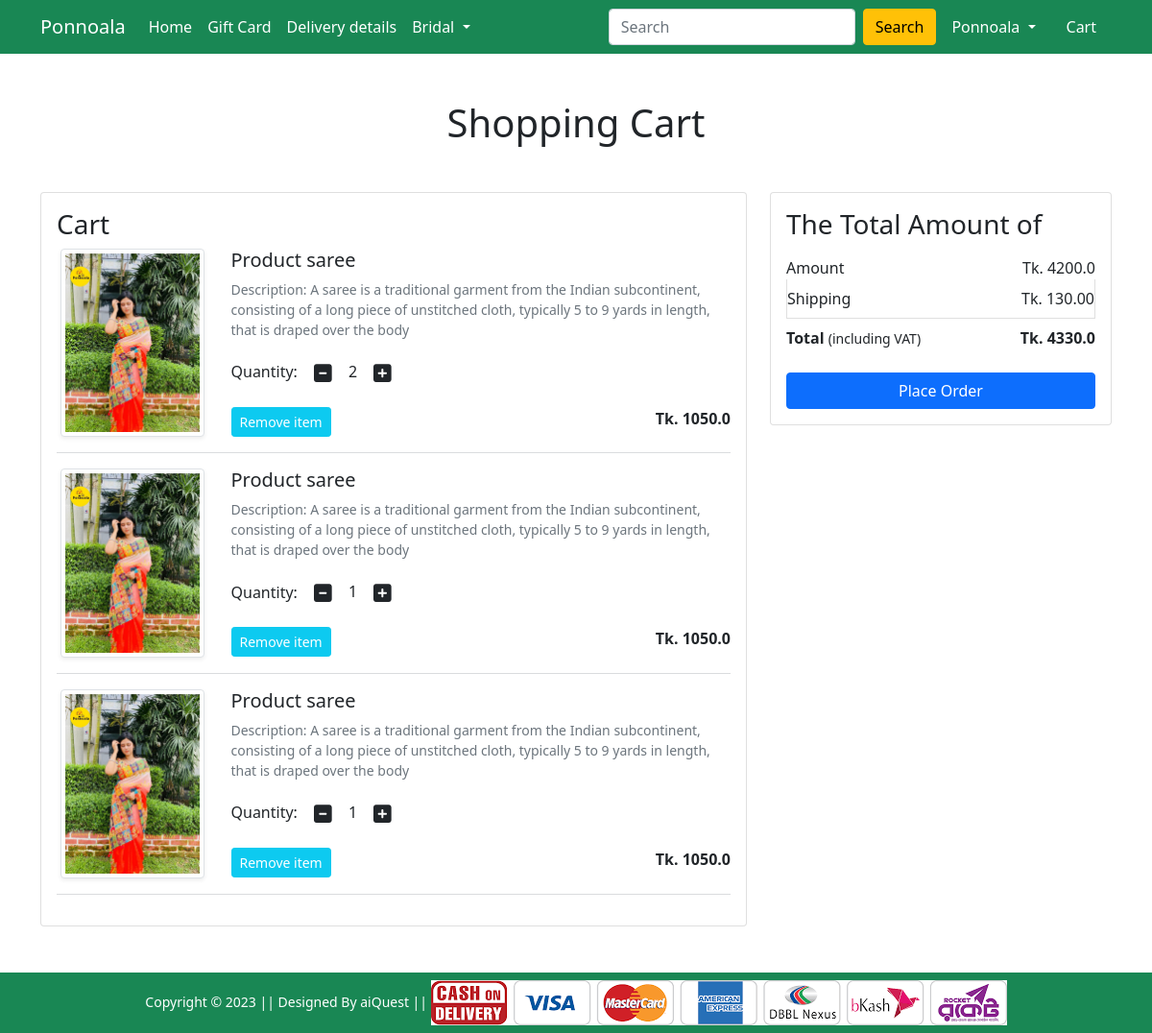
The page /cart/ (signed in) on the database as committed earlier.
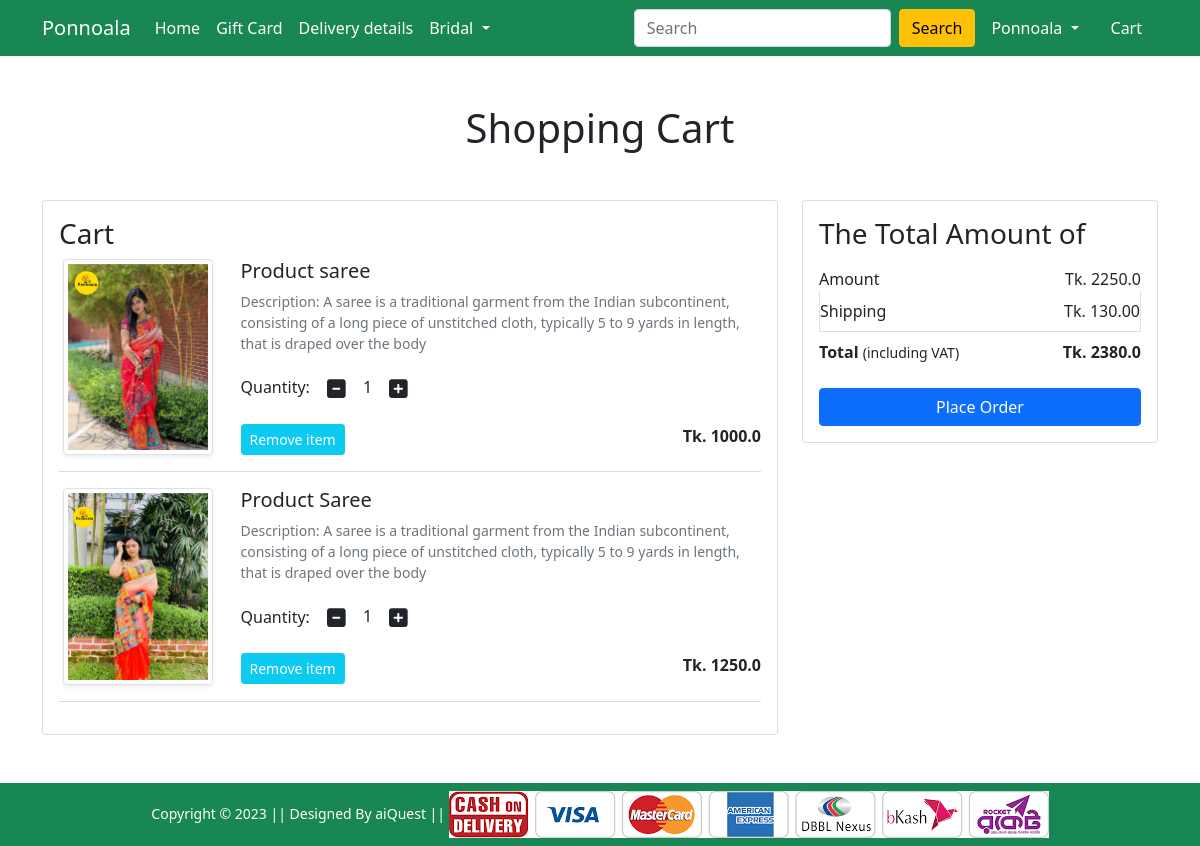
The same page on the database as committed later.
### Shop/models.py (models this page shows, shortened)
class Cart(models.Model):
    user = models.ForeignKey(User, on_delete=models.CASCADE)
    product = models.ForeignKey(Product, on_delete=models.CASCADE)
    quantity = models.PositiveIntegerField(default=1)

class Product(models.Model):
    title = models.CharField(max_length=100)
    selling_price = models.FloatField()
    discounted_price = models.FloatField()
    description = models.TextField()
    brand = models.CharField(max_length=100)
    category = models.CharField(choices=CATEGORY_CHOICES,max_length=2)
    product_image = models.ImageField(upload_to='productimg')

### Shop/views.py (the view)
# urls.py: path('cart/', views.show_cart, name='showcart'),
def show_cart(request):
 if request.user.is_authenticated:
  user=request.user
  cart=Cart.objects.filter(user=user)
  amount=0.0
  shipping_amount=130.0
  total_amount=0.0
  cart_product=[p for p in Cart.objects.all() if p.user==user]
  if cart_product:
   for p in cart_product:
    tempamount=(p.quantity * p.product.discounted_price)
    amount+=tempamount
   total_amount=amount+shipping_amount
  else:
    return render(request, 'Shop/emptycart.html')
  return render(request, 'Shop/addtocart.html',{'carts':cart,'totalamount':total_amount,'amount':amount})

### Shop/templates/Shop/addtocart.html (shortened to what this page needs)
{% extends 'Shop/base.html' %}
{% load static %}
{% block main-content %}
<div class="container my-5">
    <div class="row">
        <h1 class="text-center mb-5">Shopping Cart</h1>
        <div class="col-sm-8">
            <div class="card">
                <div class="card-body">
                    <h3>Cart</h3>
                    {% for cart in carts %}
                    <div class="row">
                        <div class="col-sm-3 text-center align-self-center"><img
                                src="{{ cart.product.product_image.url }}" alt="" srcset=""
                                class="img-fluid img-thumbnail shadow-sm" height="150" width="150"> </div>
                        <div class="col-sm-9">
                            <div>
                                <h5>Product {{ cart.product.title }}</h5>
                                <p class="mb-2 text-muted small">Description: {{ cart.product.description }}</p>
                                <div class="my-3">
                                    <label for="quantity">Quantity:</label>
                                    <a class="minus-cart btn" pid="{{ cart.product.id }}"><i class="fas fa-minus-square fa-lg"></i></a>
                                    <span id="quantity">{{ cart.quantity }}</span>
                                    <a class="plus-cart btn" pid="{{ cart.product.id }}"><i class="fas fa-plus-square fa-lg"></i></a>
                                </div>
                                <div class="d-flex justify-content-between">
                                    <a href="#" class="btn btn-sm btn-info  text-white mr-3 remove-cart" pid="{{ cart.product.id }}">Remove item </a>
                                    <p class="mb-0"><span><strong>Tk. {{ cart.product.discounted_price }}</strong></span></p>
                                </div>
                            </div>
                        </div>
                    </div>
                    <hr class="text-muted">
                    {% endfor %}
                </div>
            </div>
        </div>
         <div class="col-sm-4">
            <div class="card">
                <div class="card-body">
                    <h3>The Total Amount of</h3>
                    <ul class="list-group">
                        <li
                            class="list-group-item d-flex justify-content-between align-items-center border-0 px-0 pb-0">
                            Amount<span>Tk. {{ amount }}</span></li>
                        <li class="list-group-item d-flex justify-content-between align-items-center px-0">
                            Shipping<span>Tk. 130.00</span></li>
                        <li
                            class="list-group-item d-flex justify-content-between align-items-center border-0 px-0 mb-3">
                            <div>
                                <strong>Total</strong> <small>(including VAT)</small>
                            </div>
                            <span><strong>Tk. {{ totalamount }}</strong></span>
                        </li>
                    </ul>
                    <div class="d-grid"><a href="{% url 'checkout' %}" class="btn btn-primary">Place Order</a></div>
                </div>
            </div>
        </div>
    </div>
</div>
{% endblock main-content %}

### Shop/templates/Shop/base.html (shortened to what this page needs)
<!doctype html>
{% load static %}
<html lang="en">
<head>
    <link href="https://cdn.jsdelivr.net/npm/bootstrap@5.0.0-beta1/dist/css/bootstrap.min.css" rel="stylesheet"
>
    <link rel="stylesheet" href="{% static 'Shop/css/owl.carousel.min.css' %}">
    <link rel="stylesheet" href="{% static 'Shop/css/all.min.css' %}">
    <link rel="stylesheet" href="{% static 'Shop/css/style.css' %}">
</head>
<body>
    <nav class="navbar navbar-expand-lg navbar-dark bg-success">
        <div class="container">
            <a class="navbar-brand" href="/">Ponnoala</a>
            <div class="collapse navbar-collapse" id="navbarSupportedContent">
                <ul class="navbar-nav me-auto mb-2 mb-lg-0">
                    <li class="nav-item">
                        <a class="nav-link active" aria-current="page" href="/">Home</a>
                    </li>
                    <li class="nav-item">
                        <a class="nav-link active" aria-current="page" href="#">Gift Card</a>
                    </li>
                    <li class="nav-item">
                        <a class="nav-link active" aria-current="page" href="#">Delivery details</a>
                    </li>
                    <li class="nav-item dropdown">
                        <a class="nav-link dropdown-toggle text-white" href="#" id="electronicsDropdown" role="button"
                            data-bs-toggle="dropdown" aria-expanded="false">
                            Bridal
                        </a>
                    </li>
                </ul>
                <form class="d-flex">
                    <input class="form-control me-2" type="search" placeholder="Search" aria-label="Search">
                    <button class="btn btn-warning" type="submit">Search</button>
                </form>
                <div>
                    <ul class="navbar-nav me-auto mb-2 mb-lg-0">
                        {% if request.user.is_authenticated %}
                        <li class="nav-item dropdown mx-2">
                            <a class="nav-link dropdown-toggle text-white" href="#" id="profileDropdown" role="button"
                                data-bs-toggle="dropdown" aria-expanded="false">
                                {{ request.user.username | capfirst }}
                            </a>
                        </li>
                        <li class="nav-item mx-2">
                            <a href="{% url 'showcart' %}" class="nav-link text-white"> Cart </a>
                        </li>
                        {% endif %}
                    </ul>
                </div>
            </div>
        </div>
    </nav>
    {% block main-content %} {% endblock main-content %}
    <footer class="container-fluid bg-success text-center p-2 mt-5">
        <small class="text-white">Copyright &copy; 2023 || Designed By aiQuest || </small>
        <img src="{% static 'Shop/images/paymentlogo.png' %}" alt="" srcset="" class="img-fluid" height="2px">
    </footer>
</body>
</html>

Rows that differ between the two databases and show on the page:
removed Cart: product.product_image (picture), product "saree", product.description "A saree is a traditional garment from the Indian subcontinent, consisting of a long piece of unstitched cloth, typically 5 to 9 yards in length, that is draped over the body", quantity "2", product.discounted_price "1050.0"
removed Cart: product.product_image (picture), product "saree", product.description "A saree is a traditional garment from the Indian subcontinent, consisting of a long piece of unstitched cloth, typically 5 to 9 yards in length, that is draped over the body", quantity "1", product.discounted_price "1050.0"
removed Cart: product.product_image (picture), product "saree", product.description "A saree is a traditional garment from the Indian subcontinent, consisting of a long piece of unstitched cloth, typically 5 to 9 yards in length, that is draped over the body", quantity "1", product.discounted_price "1050.0"
added Cart: product.product_image (picture), product "saree", product.description "A saree is a traditional garment from the Indian subcontinent, consisting of a long piece of unstitched cloth, typically 5 to 9 yards in length, that is draped over the body", quantity "1", product.discounted_price "1000.0"
added Cart: product.product_image (picture), product "Saree", product.description "A saree is a traditional garment from the Indian subcontinent, consisting of a long piece of unstitched cloth, typically 5 to 9 yards in length, that is draped over the body", quantity "1", product.discounted_price "1250.0"
Other text that changed with them:
{{ amount }}: "4200.0" → "2250.0"
{{ totalamount }}: "4330.0" → "2380.0"
